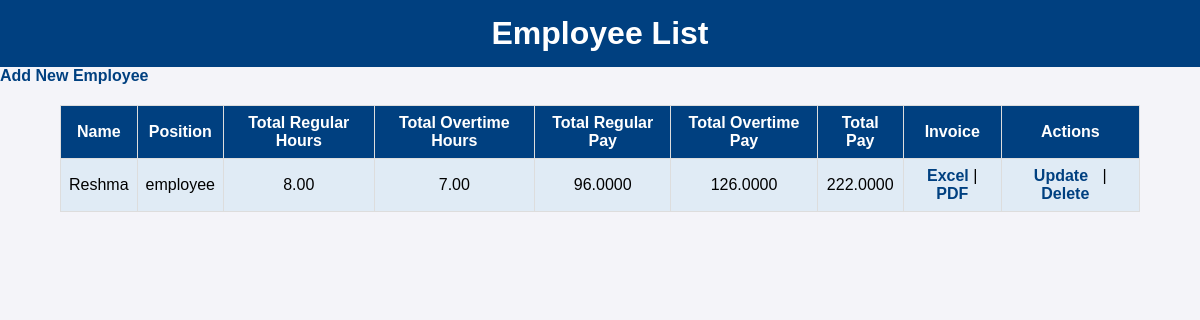
The page / on the database its author committed.
### invoices/models.py (models this page shows)
class Employee(models.Model):
    name = models.CharField(max_length=100)
    position = models.CharField(max_length=100)
    regular_hour_rate = models.DecimalField(max_digits=5, decimal_places=2, default=12.00)
    overtime_hour_rate = models.DecimalField(max_digits=5, decimal_places=2, default=18.00)
    week1_regular_hours = models.DecimalField(max_digits=5, decimal_places=2)
    week1_overtime_hours = models.DecimalField(max_digits=5, decimal_places=2)
    week2_regular_hours = models.DecimalField(max_digits=5, decimal_places=2)
    week2_overtime_hours = models.DecimalField(max_digits=5, decimal_places=2)
    week3_regular_hours = models.DecimalField(max_digits=5, decimal_places=2)
    week3_overtime_hours = models.DecimalField(max_digits=5, decimal_places=2)
    week4_regular_hours = models.DecimalField(max_digits=5, decimal_places=2)
    week4_overtime_hours = models.DecimalField(max_digits=5, decimal_places=2)
    @property
    def total_hours(self):
        return (self.week1_regular_hours + self.week2_regular_hours +
                self.week3_regular_hours + self.week4_regular_hours)
    @property
    def total_overtime_hours(self):
        return (self.week1_overtime_hours + self.week2_overtime_hours +
                self.week3_overtime_hours + self.week4_overtime_hours)
    @property
    def total_regular_pay(self):
        return self.total_hours * self.regular_hour_rate
    @property
    def total_overtime_pay(self):
        return self.total_overtime_hours * self.overtime_hour_rate
    @property
    def total_pay(self):
        return self.total_regular_pay + self.total_overtime_pay

### invoices/views.py (the view)
# urls.py: path('', views.employee_list, name='employee_list'),  # Redirect root URL to employee_list view
def employee_list(request):
    employees = Employee.objects.all()
    return render(request, 'employee_list.html', {'employees': employees})

### templates/employee_list.html (shortened to what this page needs)
<!DOCTYPE html>
<html>
<head>
</head>
<body>
    <h1>Employee List</h1>
    <a href="{% url 'add_employee' %}">Add New Employee</a>
    <table>
        <tr>
            <th>Name</th>
            <th>Position</th>
            <th>Total Regular Hours</th>
            <th>Total Overtime Hours</th>
            <th>Total Regular Pay</th>
            <th>Total Overtime Pay</th>
            <th>Total Pay</th>
            <th>Invoice</th>
            <th>Actions</th>
        </tr>
        {% for employee in employees %}
        <tr>
            <td>{{ employee.name }}</td>
            <td>{{ employee.position }}</td>
            <td>{{ employee.total_hours }}</td>
            <td>{{ employee.total_overtime_hours }}</td>
            <td>{{ employee.total_regular_pay }}</td>
            <td>{{ employee.total_overtime_pay }}</td>
            <td>{{ employee.total_pay }}</td>
            <td class="invoice">
                <a href="{% url 'create_invoice_excel' employee.id %}">Excel</a> |
                <a href="{% url 'create_invoice_pdf' employee.id %}">PDF</a>
            </td>
            <td class="actions">
                <a href="{% url 'update_employee' employee.id %}">Update</a> |
                <a href="{% url 'delete_employee' employee.id %}" onclick="return confirm('Are you sure you want to delete this employee?');">Delete</a>
            </td>
        </tr>
        {% endfor %}
    </table>
</body>
</html>

### templates/employee_list.html (style rules this page uses)
body { font-family: Arial, sans-serif; background-color: #f4f4f9; margin: 0; padding: 0; }
h1 { background-color: #004080; color: white; padding: 15px; text-align: center; margin: 0; }
a { text-decoration: none; color: #004080; font-weight: bold; }
table { width: 90%; margin: 20px auto; border-collapse: collapse; background-color: white; }
th, td { border: 1px solid #ddd; padding: 8px; text-align: center; }
th { background-color: #004080; color: white; font-weight: bold; }
tr:nth-child(even) { background-color: #e0ebf5; }
.actions a { margin-right: 10px; }

### rows shown on the page
Employee: name "Reshma", position "employee", total_hours "8.00", total_overtime_hours "7.00", total_regular_pay "96.0000", total_overtime_pay "126.0000", total_pay "222.0000"
